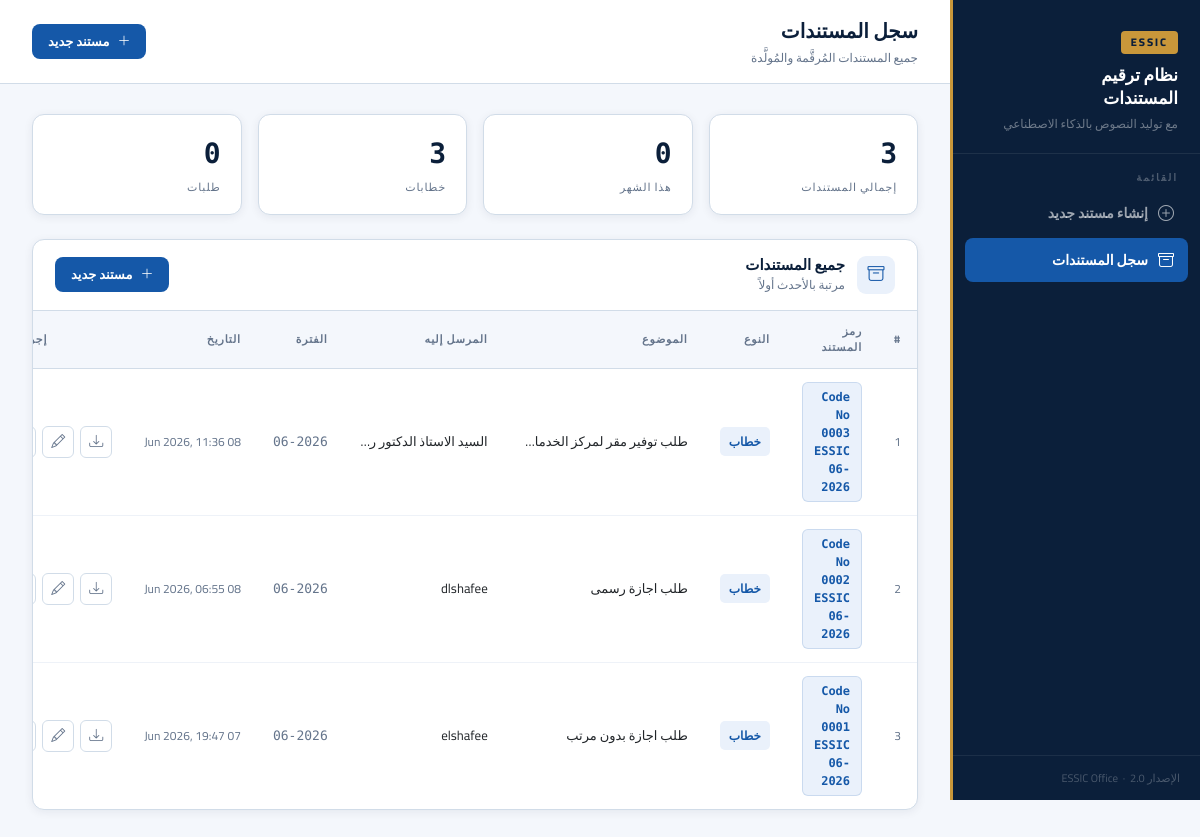
Screenshot of /documents with the database file from the repository.
### typing_version_one/models.py (models this page shows, shortened)
class Document(db.Model):
    __tablename__ = "documents"
    id                 = db.Column(db.Integer, primary_key=True)
    serial_number      = db.Column(db.Integer, nullable=False)
    full_code          = db.Column(db.String(100), nullable=False)
    month              = db.Column(db.Integer, nullable=False)
    year               = db.Column(db.Integer, nullable=False)
    doc_type           = db.Column(db.String(20), nullable=False, default="letter")   # "letter" | "request"
    sender             = db.Column(db.Text, nullable=True)
    recipient          = db.Column(db.Text, nullable=True)
    subject            = db.Column(db.Text, nullable=True)
    raw_draft          = db.Column(db.Text, nullable=True)    # user's free-text draft
    generated_body     = db.Column(db.Text, nullable=True)    # AI-refined Arabic body
    filename           = db.Column(db.String(255), nullable=False)
    generated_filename = db.Column(db.String(255), nullable=True)
    ai_model           = db.Column(db.String(100), nullable=True)
    created_at         = db.Column(db.DateTime, default=datetime.utcnow)

### typing_version_one/app.py (the view)
@app.route("/documents")
def documents():
    all_docs = Document.query.order_by(Document.created_at.desc()).all()
    return render_template("documents.html", documents=all_docs, now=datetime.now())

### typing_version_one/templates/documents.html (shortened to what this page needs)
{% extends "base.html" %}
{% block page_title %}سجل المستندات{% endblock %}
{% block page_sub %}جميع المستندات المُرقَّمة والمُولَّدة{% endblock %}
{% block content %}
<div class="row g-3 mb-4">
  {% set this_month = documents | selectattr('month','equalto',now.month) | selectattr('year','equalto',now.year) | list %}
  <div class="col-6 col-md-3">
    <div class="card" style="margin-bottom:0;">
      <div class="card-body-p" style="padding:18px 20px;">
        <div style="font-size:28px;font-weight:800;font-family:'DM Mono',monospace;color:var(--navy);">{{ documents|length }}</div>
        <div style="font-size:11px;color:var(--muted);text-transform:uppercase;letter-spacing:.8px;margin-top:4px;">إجمالي المستندات</div>
      </div>
    </div>
  </div>
  <div class="col-6 col-md-3">
    <div class="card" style="margin-bottom:0;">
      <div class="card-body-p" style="padding:18px 20px;">
        <div style="font-size:28px;font-weight:800;font-family:'DM Mono',monospace;color:var(--navy);">{{ this_month|length }}</div>
        <div style="font-size:11px;color:var(--muted);text-transform:uppercase;letter-spacing:.8px;margin-top:4px;">هذا الشهر</div>
      </div>
    </div>
  </div>
  <div class="col-6 col-md-3">
    <div class="card" style="margin-bottom:0;">
      <div class="card-body-p" style="padding:18px 20px;">
        <div style="font-size:28px;font-weight:800;font-family:'DM Mono',monospace;color:var(--navy);">
          {{ documents | selectattr('doc_type','equalto','letter') | list | length }}
        </div>
        <div style="font-size:11px;color:var(--muted);text-transform:uppercase;letter-spacing:.8px;margin-top:4px;">خطابات</div>
      </div>
    </div>
  </div>
  <div class="col-6 col-md-3">
    <div class="card" style="margin-bottom:0;">
      <div class="card-body-p" style="padding:18px 20px;">
        <div style="font-size:28px;font-weight:800;font-family:'DM Mono',monospace;color:var(--navy);">
          {{ documents | selectattr('doc_type','equalto','request') | list | length }}
        </div>
        <div style="font-size:11px;color:var(--muted);text-transform:uppercase;letter-spacing:.8px;margin-top:4px;">طلبات</div>
      </div>
    </div>
  </div>
</div>
<div class="card">
  <div class="card-head" style="justify-content:space-between;">
    <div style="display:flex;align-items:center;gap:12px;">
      <div class="card-icon"><i class="bi bi-archive"></i></div>
      <div><h2>جميع المستندات</h2><p>مرتبة بالأحدث أولاً</p></div>
    </div>
    <a href="{{ url_for('step1') }}" class="btn-primary" style="font-size:13px;padding:8px 16px;">
      <i class="bi bi-plus-lg"></i> مستند جديد
    </a>
  </div>
  {% if documents %}
  <div style="overflow-x:auto;">
    <table class="tbl">
      <thead>
        <tr>
          <th>#</th>
          <th>رمز المستند</th>
          <th>النوع</th>
          <th>الموضوع</th>
          <th>المرسل إليه</th>
          <th>الفترة</th>
          <th>التاريخ</th>
          <th style="text-align:left;">إجراءات</th>
        </tr>
      </thead>
      <tbody>
        {% for doc in documents %}
        <tr>
          <td style="color:var(--muted);font-size:12px;">{{ loop.index }}</td>
          <td>
            <span class="code-badge">Code No {{ doc.full_code }}</span>
          </td>
          <td>
            {% if doc.doc_type == 'letter' %}
              <span style="background:#eaf1fb;color:var(--blue);font-size:12px;font-weight:700;padding:3px 9px;border-radius:5px;">خطاب</span>
            {% else %}
              <span style="background:#fff8e6;color:var(--gold);font-size:12px;font-weight:700;padding:3px 9px;border-radius:5px;">طلب</span>
            {% endif %}
          </td>
          <td style="font-size:13px;max-width:200px;overflow:hidden;text-overflow:ellipsis;white-space:nowrap;" title="{{ doc.subject }}">
            {{ doc.subject or '—' }}
          </td>
          <td style="font-size:13px;max-width:160px;overflow:hidden;text-overflow:ellipsis;white-space:nowrap;" title="{{ doc.recipient }}">
            {{ doc.recipient or '—' }}
          </td>
          <td style="font-size:13px;color:var(--muted);font-family:'DM Mono',monospace;">
            {{ "%02d"|format(doc.month) }}-{{ doc.year }}
          </td>
          <td style="font-size:12px;color:var(--muted);white-space:nowrap;">
            {{ doc.created_at.strftime('%d %b %Y, %H:%M') }}
          </td>
          <td>
            <div style="display:flex;gap:6px;">
              {% if doc.generated_filename %}
              <a href="{{ url_for('download', doc_id=doc.id) }}" class="act-btn" title="تنزيل">
                <i class="bi bi-download"></i>
              </a>
              {% endif %}
              <a href="{{ url_for('edit', doc_id=doc.id) }}" class="act-btn" title="تعديل الرقم التسلسلي">
                <i class="bi bi-pencil"></i>
              </a>
              <form method="POST" action="{{ url_for('delete', doc_id=doc.id) }}" style="display:inline;"
                    onsubmit="return confirm('حذف Code No {{ doc.full_code }}؟');">
                <button type="submit" class="act-btn del" title="حذف">
                </button>
              </form>
            </div>
          </td>
        </tr>
        {% endfor %}
      </tbody>
    </table>
  </div>
  {% endif %}
</div>
{% endblock %}

### typing_version_one/templates/base.html (shortened to what this page needs)
<!DOCTYPE html>
<html lang="ar" dir="rtl">
<head>
  <link href="https://cdn.jsdelivr.net/npm/bootstrap@5.3.3/dist/css/bootstrap.min.css" rel="stylesheet" />
  <link href="https://cdn.jsdelivr.net/npm/bootstrap-icons@1.11.3/font/bootstrap-icons.min.css" rel="stylesheet" />
</head>
<body>
<aside class="sidebar">
  <div class="sidebar-brand">
    <div class="brand-chip">ESSIC</div>
    <h1>نظام ترقيم<br>المستندات</h1>
    <p>مع توليد النصوص بالذكاء الاصطناعي</p>
  </div>
  <nav class="sidebar-nav">
    <div class="nav-label">القائمة</div>
    <a href="{{ url_for('step1') }}" class="{{ 'active' if request.endpoint in ('step1','step2','step3') else '' }}">
      <i class="bi bi-plus-circle"></i> إنشاء مستند جديد
    </a>
    <a href="{{ url_for('documents') }}" class="{{ 'active' if request.endpoint == 'documents' else '' }}">
      <i class="bi bi-archive"></i> سجل المستندات
    </a>
  </nav>
  <div class="sidebar-footer">الإصدار 2.0 &nbsp;·&nbsp; ESSIC Office</div>
</aside>
<div class="main-wrap">
  <div class="topbar">
    <div>
      <p class="topbar-title">{% block page_title %}ESSIC{% endblock %}</p>
      <p class="topbar-sub">{% block page_sub %}نظام ترقيم المستندات الرسمية{% endblock %}</p>
    </div>
    <a href="{{ url_for('step1') }}" class="btn-primary" style="font-size:13px;padding:8px 16px;">
      <i class="bi bi-plus-lg"></i> مستند جديد
    </a>
  </div>
  <div class="content">
    {% block content %}{% endblock %}
  </div>
</div>
</body>
</html>

### typing_version_one/templates/base.html (style rules this page uses)
:root { --navy: #0b1f3a; --blue: #1558a8; --accent: #2478e4; --gold: #c9973a; --light: #eaf1fb; --muted: #64748b; --border: #d1dce8; --bg: #f4f7fc; --white: #ffffff; --red: #c0392b; --green: #1a7a4a; --r: 12px; }
* { box-sizing: border-box; }
body { font-family: 'Cairo', sans-serif; background: var(--bg); color: var(--navy); min-height: 100vh; direction: rtl; }
.sidebar { width: 250px; min-height: 100vh; background: var(--navy); position: fixed; top: 0; right: 0; display: flex; flex-direction: column; z-index: 100; border-left: 3px solid var(--gold); }
.sidebar-brand { padding: 28px 22px 20px; border-bottom: 1px solid rgba(255,255,255,.08); }
.brand-chip { display: inline-block; background: var(--gold); color: var(--navy); font-size: 11px; font-weight: 800; letter-spacing: 2px; padding: 3px 10px; border-radius: 4px; margin-bottom: 10px; }
.sidebar-brand h1 { color: #fff; font-size: 17px; font-weight: 700; margin: 0; line-height: 1.4; }
.sidebar-brand p { color: rgba(255,255,255,.4); font-size: 12px; margin: 4px 0 0; }
.sidebar-nav { padding: 16px 12px; flex: 1; }
.nav-label { color: rgba(255,255,255,.28); font-size: 10px; font-weight: 700; letter-spacing: 2px; padding: 0 10px; margin-bottom: 6px; text-transform: uppercase; }
.sidebar-nav a { display: flex; align-items: center; gap: 10px; padding: 10px 14px; border-radius: 8px; color: rgba(255,255,255,.6); text-decoration: none; font-size: 14px; font-weight: 600; transition: all .18s; margin-bottom: 3px; }
.sidebar-nav a.active { background: var(--blue); color: #fff; }
.sidebar-nav a i { font-size: 16px; }
.sidebar-footer { padding: 14px 20px; border-top: 1px solid rgba(255,255,255,.07); color: rgba(255,255,255,.25); font-size: 11px; }
.main-wrap { margin-right: 250px; min-height: 100vh; display: flex; flex-direction: column; }
.topbar { background: var(--white); border-bottom: 1px solid var(--border); padding: 16px 32px; display: flex; align-items: center; justify-content: space-between; }
.topbar-title { font-size: 20px; font-weight: 800; color: var(--navy); margin: 0; }
.topbar-sub { font-size: 12px; color: var(--muted); margin: 3px 0 0; }
.content { padding: 30px 32px; flex: 1; }
.card { background: var(--white); border: 1px solid var(--border); border-radius: var(--r); box-shadow: 0 2px 10px rgba(11,31,58,.07); overflow: hidden; margin-bottom: 24px; }
.card-head { padding: 16px 22px; border-bottom: 1px solid var(--border); display: flex; align-items: center; gap: 12px; }
.card-icon { width: 38px; height: 38px; background: var(--light); border-radius: 9px; display: flex; align-items: center; justify-content: center; color: var(--blue); font-size: 17px; flex-shrink: 0; }
.card-head h2 { font-size: 15px; font-weight: 700; color: var(--navy); margin: 0; }
.card-head p { font-size: 12px; color: var(--muted); margin: 2px 0 0; }
.card-body-p { padding: 22px; }
.btn-primary { background: var(--blue); color: #fff; border: none; border-radius: 8px; padding: 11px 26px; font-size: 14px; font-weight: 700; cursor: pointer; transition: all .2s; display: inline-flex; align-items: center; gap: 8px; text-decoration: none; font-family: 'Cairo', sans-serif; }
.code-badge { display: inline-flex; align-items: center; gap: 6px; background: var(--light); color: var(--blue); font-family: 'DM Mono', monospace; font-size: 12px; font-weight: 600; padding: 5px 11px; border-radius: 6px; border: 1px solid rgba(21,88,168,.15); }
.tbl { width: 100%; border-collapse: collapse; font-size: 14px; }
.tbl thead th { background: #f4f7fc; color: var(--muted); font-size: 11px; font-weight: 700; text-transform: uppercase; letter-spacing: .8px; padding: 12px 16px; border-bottom: 1px solid var(--border); }
.tbl tbody tr { border-bottom: 1px solid #eef2f8; transition: background .12s; }
.tbl tbody tr:last-child { border-bottom: none; }
.tbl td { padding: 13px 16px; vertical-align: middle; }
.act-btn { width: 32px; height: 32px; border-radius: 6px; border: 1px solid var(--border); background: #fff; color: var(--muted); display: inline-flex; align-items: center; justify-content: center; cursor: pointer; transition: all .15s; text-decoration: none; font-size: 14px; }

### rows the page displays
Document: full_code "0003 ESSIC 06-2026", doc_type "خطاب", month "06", year "2026", created_at "08 Jun 2026, 11:36"
Document: full_code "0002 ESSIC 06-2026", doc_type "خطاب", subject "طلب اجازة رسمى", recipient "dlshafee", month "06", year "2026", created_at "08 Jun 2026, 06:55"
Document: full_code "0001 ESSIC 06-2026", doc_type "خطاب", subject "طلب اجازة بدون مرتب", recipient "elshafee", month "06", year "2026", created_at "07 Jun 2026, 19:47"

### other values shown
{{ documents|length }} "3"
{{ this_month|length }} "0"
{{ documents | selectattr('doc_type','equalto','letter') | list | length }} "3"
{{ documents | selectattr('doc_type','equalto','request') | list | length }} "0"
